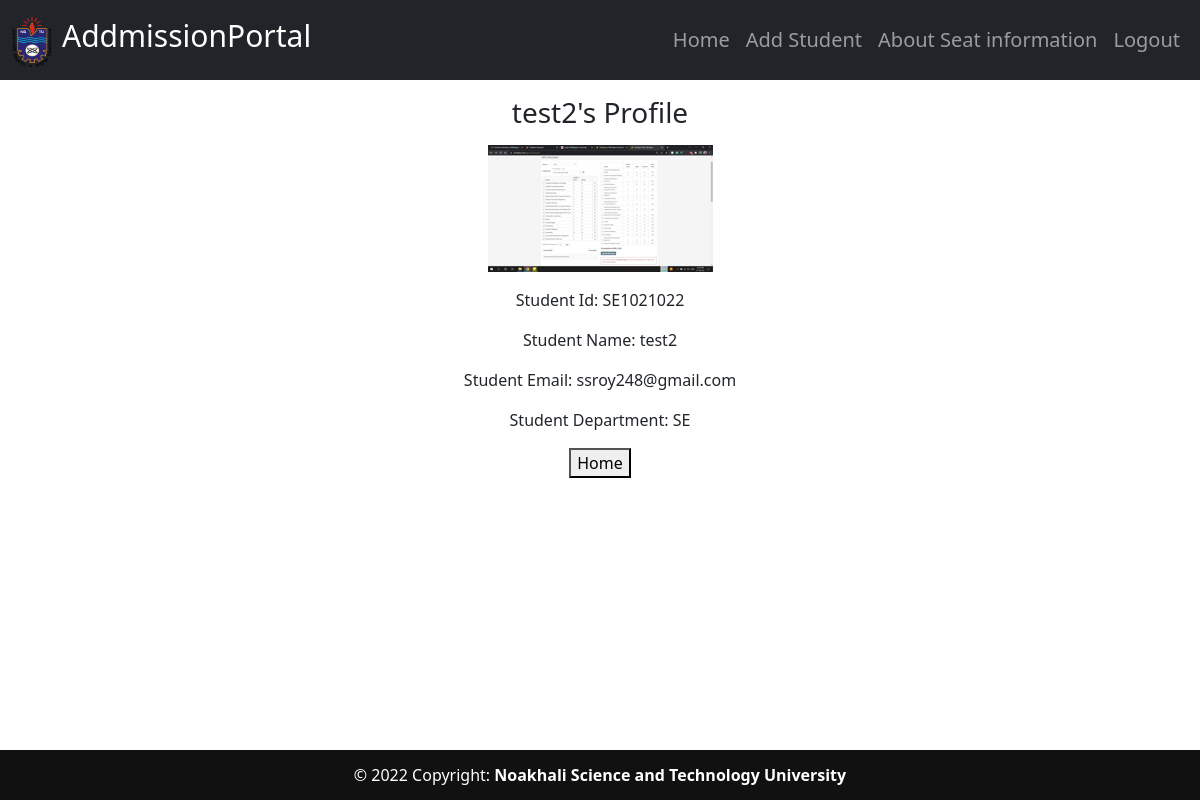
/home/test2 (signed in), run on the app's committed database.
### main_app/models.py (models this page shows, shortened)
class Students(db.Model):
    admission_num = db.Column(db.Integer, primary_key=True)
    id = db.Column(db.String(15), unique=True, nullable=False)
    name = db.Column(db.String(80), nullable=False)
    email = db.Column(db.String(120), unique=True, nullable=False)
    image_file = db.Column(db.String(20), nullable=False, default='default.jpg')
    department = db.Column(db.String(80), db.ForeignKey('departments.department_name'), nullable=False)

### main_app/routes.py (the view)
@app.route('/home/<string:profile>')
@login_required
def profile(profile):
    student = Students.query.filter_by(name=profile).first()
    if student:
        image_file = url_for('static', filename='img/' + student.image_file)
        return render_template('student_profile.html', student=student, image=image_file)
    else:
        return render_template('404.html')

### main_app/models.py (called while the page is built)
@login_manager.user_loader
def load_user(user_id):
    return Users.query.get(int(user_id))

### main_app/templates/student_profile.html
{% extends "layout.html" %}
{% block content %}
<center>
    <p>
    <h3>{{student.name}}'s Profile</h3>
    </p>
    <p>
    <img src="{{image}}" alt="profile_pic">
    </p>
    <p><label>Student Id:</label>
    {{student.id}}</p>
    <p>
    <label>Student Name:</label>
    {{student.name}}
    </p>
    <p><label>Student Email:</label>
    {{student.email}}
    </p>
    <p><label>Student Department:</label>
    {{student.department}}
    </p>
    <p>
        <a href="{{url_for('home')}}"><button>Home</button></a>
    </p>
</center>
{% endblock content %}

### main_app/static/style.css (style rules this page uses)
html { position: relative; min-height: 100%; }
body { margin-bottom: 60px; }

### data on the page
Students: name "test2", id "SE1021022", email "ssroy248@gmail.com", department "SE"
